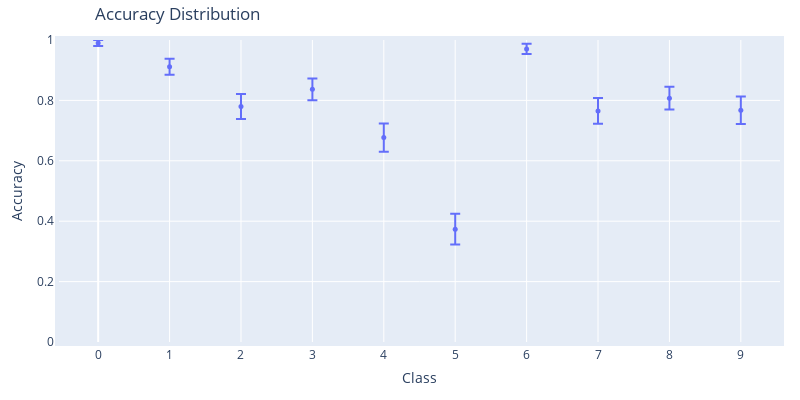

Write notebook code for a chart like this one.
### Code cell
accs, fig = net.accuracy_distribution()
fig

### Figure 1 — Plotly figure (JSON) as saved in the notebook; plotly's stock layout.template omitted (floating-point values rounded to 4 significant figures)
{"data": [{"error_y": {"array": [0.01005, 0.02672, 0.04142, 0.03626, 0.04701, 0.05071, 0.01689, 0.04281, 0.03778, 0.04556], "visible": true, "width": 5}, "marker": {"size": 5}, "mode": "markers", "type": "scatter", "y": [0.9899, 0.9115, 0.78, 0.8365, 0.6768, 0.3736, 0.9703, 0.7653, 0.8073, 0.7674]}], "layout": {"height": 400, "margin": {"b": 20, "l": 20, "pad": 4, "r": 20, "t": 40}, "title": {"text": "Accuracy Distribution", "xref": "paper"}, "width": 800, "xaxis": {"tickmode": "array", "ticktext": [0, 1, 2, 3, 4, 5, 6, 7, 8, 9], "tickvals": [0, 1, 2, 3, 4, 5, 6, 7, 8, 9], "title": {"text": "Class"}}, "yaxis": {"range": [0, 1], "title": {"text": "Accuracy"}, "zeroline": false}}}
